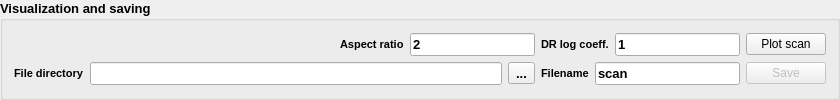
       <widget class="QGroupBox" name="VisSaveBox">
        <property name="sizePolicy">
         <sizepolicy hsizetype="Preferred" vsizetype="Preferred">
          <horstretch>0</horstretch>
          <verstretch>0</verstretch>
         </sizepolicy>
        </property>
        <property name="font">
         <font>
          <pointsize>10</pointsize>
          <weight>75</weight>
          <bold>true</bold>
         </font>
        </property>
        <property name="title">
         <string>Visualization and saving</string>
        </property>
        <layout class="QGridLayout" name="gridLayout_2">
         <item row="0" column="1">
          <layout class="QGridLayout" name="gridLayout">
           <item row="1" column="2">
            <layout class="QHBoxLayout" name="horizontalLayout_10">
             <item>
              <spacer name="horizontalSpacer">
               <property name="orientation">
                <enum>Qt::Horizontal</enum>
               </property>
               <property name="sizeHint" stdset="0">
                <size>
                 <width>250</width>
                 <height>20</height>
                </size>
               </property>
              </spacer>
             </item>
             <item>
              <widget class="QLabel" name="aspect_desc">
               <property name="maximumSize">
                <size>
                 <width>16777215</width>
                 <height>16777215</height>
                </size>
               </property>
               <property name="font">
                <font>
                 <pointsize>8</pointsize>
                 <weight>75</weight>
                 <bold>true</bold>
                </font>
               </property>
               <property name="styleSheet">
                <string notr="true"/>
               </property>
               <property name="text">
                <string>Aspect ratio</string>
               </property>
              </widget>
             </item>
             <item>
              <widget class="QLineEdit" name="aspectr">
               <property name="maximumSize">
                <size>
                 <width>16777215</width>
                 <height>16777215</height>
                </size>
               </property>
               <property name="styleSheet">
                <string notr="true"/>
               </property>
               <property name="text">
                <string>2</string>
               </property>
              </widget>
             </item>
            </layout>
           </item>
           <item row="1" column="3" colspan="2">
            <layout class="QHBoxLayout" name="horizontalLayout_9">
             <item>
              <widget class="QLabel" name="coeff_desc">
               <property name="maximumSize">
                <size>
                 <width>70</width>
                 <height>16777215</height>
                </size>
               </property>
               <property name="font">
                <font>
                 <pointsize>8</pointsize>
                 <weight>75</weight>
                 <bold>true</bold>
                </font>
               </property>
               <property name="styleSheet">
                <string notr="true"/>
               </property>
               <property name="text">
                <string>DR log coeff.</string>
               </property>
              </widget>
             </item>
             <item>
              <widget class="QLineEdit" name="inlog_coef">
               <property name="sizePolicy">
                <sizepolicy hsizetype="MinimumExpanding" vsizetype="Fixed">
                 <horstretch>0</horstretch>
                 <verstretch>0</verstretch>
                </sizepolicy>
               </property>
               <property name="maximumSize">
                <size>
                 <width>16777215</width>
                 <height>16777215</height>
                </size>
               </property>
               <property name="styleSheet">
                <string notr="true">4D0</string>
               </property>
               <property name="text">
                <string>1</string>
               </property>
              </widget>
             </item>
            </layout>
           </item>
           <item row="3" column="4">
            <widget class="QLineEdit" name="filenameline">
             <property name="maximumSize">
              <size>
               <width>16777215</width>
               <height>16777215</height>
              </size>
             </property>
             <property name="text">
              <string>scan</string>
             </property>
            </widget>
           </item>
           <item row="3" column="2">
            <layout class="QHBoxLayout" name="horizontalLayout_39">
             <item>
              <widget class="QLineEdit" name="FolderLine">
               <property name="minimumSize">
                <size>
                 <width>200</width>
                 <height>0</height>
                </size>
               </property>
              </widget>
             </item>
             <item>
              <widget class="QToolButton" name="FolderButton">
               <property name="cursor">
                <cursorShape>PointingHandCursor</cursorShape>
               </property>
               <property name="text">
                <string>...</string>
               </property>
              </widget>
             </item>
            </layout>
           </item>
           <item row="3" column="1">
            <widget class="QLabel" name="FileName_label">
             <property name="font">
              <font>
               <pointsize>8</pointsize>
               <weight>75</weight>
               <bold>true</bold>
              </font>
             </property>
             <property name="text">
              <string>File directory</string>
             </property>
            </widget>
           </item>
           <item row="3" column="5">
            <widget class="QPushButton" name="SAVE_button">
             <property name="enabled">
              <bool>false</bool>
             </property>
             <property name="font">
              <font>
               <pointsize>9</pointsize>
               <weight>50</weight>
               <bold>false</bold>
              </font>
             </property>
             <property name="cursor">
              <cursorShape>PointingHandCursor</cursorShape>
             </property>
             <property name="styleSheet">
              <string notr="true">round-color: rgb(85, 196, 255); }
</string>
             </property>
             <property name="text">
              <string>Save</string>
             </property>
            </widget>
           </item>
           <item row="1" column="5">
            <widget class="QPushButton" name="PLOT_BUTTON">
             <property name="sizePolicy">
              <sizepolicy hsizetype="Expanding" vsizetype="Fixed">
               <horstretch>0</horstretch>
               <verstretch>0</verstretch>
              </sizepolicy>
             </property>
             <property name="font">
              <font>
               <pointsize>9</pointsize>
               <weight>50</weight>
               <bold>false</bold>
              </font>
             </property>
             <property name="cursor">
              <cursorShape>PointingHandCursor</cursorShape>
             </property>
             <property name="styleSheet">
              <string notr="true"/>
             </property>
             <property name="text">
              <string>Plot scan</string>
             </property>
            </widget>
           </item>
           <item row="3" column="3">
            <widget class="QLabel" name="FileNamelabel">
             <property name="maximumSize">
              <size>
               <width>60</width>
               <height>16777215</height>
              </size>
             </property>
             <property name="font">
              <font>
               <pointsize>8</pointsize>
               <weight>75</weight>
               <bold>true</bold>
              </font>
             </property>
             <property name="text">
              <string>Filename</string>
             </property>
            </widget>
           </item>
          </layout>
         </item>
        </layout>
       </widget>
